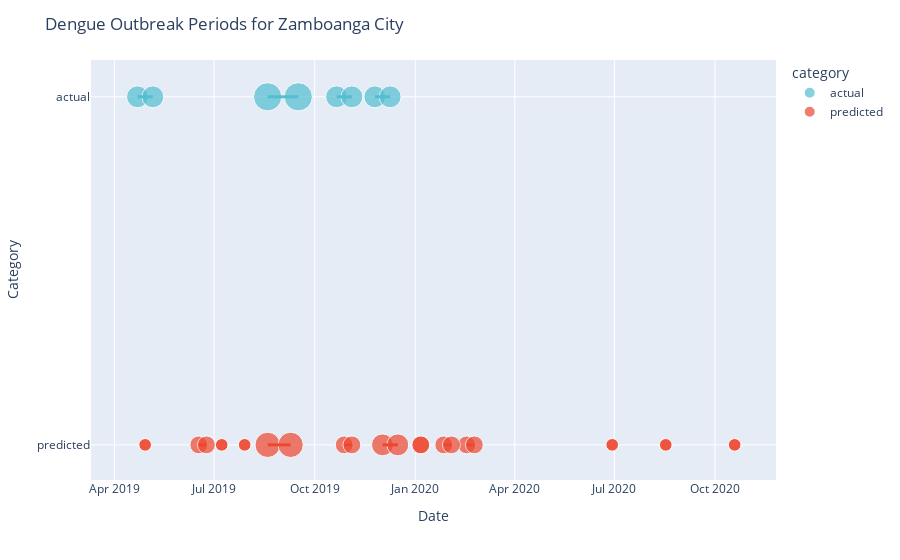

The notebook cell this image was saved under:
### Code cell
# Set custom colors
class_colors = {"predicted": "#ee472f", "actual": "#53bed0"}

# Plot start and end outbreak points
fig = px.scatter(
    outbreak_lengths_results,
    x=["start_date", "end_date"],
    y="category",
    color="category",
    size="actual_length_weeks",
    labels={"x": "Date"},
    category_orders={"category": ["actual", "predicted"]},
    color_discrete_map=class_colors,
)

for i, row in outbreak_lengths_results.iterrows():
    fig.add_trace(
        go.Scatter(
            mode="lines",
            # layer="below",
            line=dict(
                color=class_colors[row["category"]],
                width=3,
                dash="solid",
            ),
            # connect the two markers
            x=[row["start_date"], row["end_date"]],
            y=[row["category"], row["category"]],
            showlegend=False,
        )
    )

# Update layout with title and axis titles
fig.update_layout(
    title="Dengue Outbreak Periods for Zamboanga City",
    xaxis_title="Date",
    yaxis_title="Category",
)
fig.show()

### Figure 1 — Plotly figure (JSON) as saved in the notebook; plotly's stock layout.template omitted (floating-point values rounded to 4 significant figures)
{"data": [{"hovertemplate": "category=%{y}<br>value=%{x}<br>actual_length_weeks=%{marker.size}<extra></extra>", "legendgroup": "actual", "marker": {"color": "#53bed0", "size": [3, 5, 3, 3, 3, 5, 3, 3], "sizemode": "area", "sizeref": 0.0125, "symbol": "circle"}, "mode": "markers", "name": "actual", "orientation": "v", "showlegend": true, "type": "scatter", "x": ["2019-04-22T00:00:00", "2019-08-19T00:00:00", "2019-10-21T00:00:00", "2019-11-25T00:00:00", "2019-05-06T00:00:00", "2019-09-16T00:00:00", "2019-11-04T00:00:00", "2019-12-09T00:00:00"], "xaxis": "x", "y": ["actual", "actual", "actual", "actual", "actual", "actual", "actual", "actual"], "yaxis": "y"}, {"hovertemplate": "category=%{y}<br>value=%{x}<br>actual_length_weeks=%{marker.size}<extra></extra>", "legendgroup": "predicted", "marker": {"color": "#ee472f", "size": [1, 2, 1, 1, 4, 2, 3, 2, 2, 2, 1, 1, 1, 1, 2, 1, 1, 4, 2, 3, 2, 2, 2, 1, 1, 1], "sizemode": "area", "sizeref": 0.0125, "symbol": "circle"}, "mode": "markers", "name": "predicted", "orientation": "v", "showlegend": true, "type": "scatter", "x": ["2019-04-29T00:00:00", "2019-06-17T00:00:00", "2019-07-08T00:00:00", "2019-07-29T00:00:00", "2019-08-19T00:00:00", "2019-10-28T00:00:00", "2019-12-02T00:00:00", "2020-01-06T00:00:00", "2020-01-27T00:00:00", "2020-02-17T00:00:00", "2020-06-29T00:00:00", "2020-08-17T00:00:00", "2020-10-19T00:00:00", "2019-04-29T00:00:00", "2019-06-24T00:00:00", "2019-07-08T00:00:00", "2019-07-29T00:00:00", "2019-09-09T00:00:00", "2019-11-04T00:00:00", "2019-12-16T00:00:00", "2020-01-06T00:00:00", "2020-02-03T00:00:00", "2020-02-24T00:00:00", "2020-06-29T00:00:00", "2020-08-17T00:00:00", "2020-10-19T00:00:00"], "xaxis": "x", "y": ["predicted", "predicted", "predicted", "predicted", "predicted", "predicted", "predicted", "predicted", "predicted", "predicted", "predicted", "predicted", "predicted", "predicted", "predicted", "predicted", "predicted", "predicted", "predicted", "predicted", "predicted", "predicted", "predicted", "predicted", "predicted", "predicted"], "yaxis": "y"}, {"line": {"color": "#53bed0", "dash": "solid", "width": 3}, "mode": "lines", "showlegend": false, "type": "scatter", "x": ["2019-04-22T00:00:00", "2019-05-06T00:00:00"], "y": ["actual", "actual"]}, {"line": {"color": "#53bed0", "dash": "solid", "width": 3}, "mode": "lines", "showlegend": false, "type": "scatter", "x": ["2019-08-19T00:00:00", "2019-09-16T00:00:00"], "y": ["actual", "actual"]}, {"line": {"color": "#53bed0", "dash": "solid", "width": 3}, "mode": "lines", "showlegend": false, "type": "scatter", "x": ["2019-10-21T00:00:00", "2019-11-04T00:00:00"], "y": ["actual", "actual"]}, {"line": {"color": "#53bed0", "dash": "solid", "width": 3}, "mode": "lines", "showlegend": false, "type": "scatter", "x": ["2019-11-25T00:00:00", "2019-12-09T00:00:00"], "y": ["actual", "actual"]}, {"line": {"color": "#ee472f", "dash": "solid", "width": 3}, "mode": "lines", "showlegend": false, "type": "scatter", "x": ["2019-04-29T00:00:00", "2019-04-29T00:00:00"], "y": ["predicted", "predicted"]}, {"line": {"color": "#ee472f", "dash": "solid", "width": 3}, "mode": "lines", "showlegend": false, "type": "scatter", "x": ["2019-06-17T00:00:00", "2019-06-24T00:00:00"], "y": ["predicted", "predicted"]}, {"line": {"color": "#ee472f", "dash": "solid", "width": 3}, "mode": "lines", "showlegend": false, "type": "scatter", "x": ["2019-07-08T00:00:00", "2019-07-08T00:00:00"], "y": ["predicted", "predicted"]}, {"line": {"color": "#ee472f", "dash": "solid", "width": 3}, "mode": "lines", "showlegend": false, "type": "scatter", "x": ["2019-07-29T00:00:00", "2019-07-29T00:00:00"], "y": ["predicted", "predicted"]}, {"line": {"color": "#ee472f", "dash": "solid", "width": 3}, "mode": "lines", "showlegend": false, "type": "scatter", "x": ["2019-08-19T00:00:00", "2019-09-09T00:00:00"], "y": ["predicted", "predicted"]}, {"line": {"color": "#ee472f", "dash": "solid", "width": 3}, "mode": "lines", "showlegend": false, "type": "scatter", "x": ["2019-10-28T00:00:00", "2019-11-04T00:00:00"], "y": ["predicted", "predicted"]}, {"line": {"color": "#ee472f", "dash": "solid", "width": 3}, "mode": "lines", "showlegend": false, "type": "scatter", "x": ["2019-12-02T00:00:00", "2019-12-16T00:00:00"], "y": ["predicted", "predicted"]}, {"line": {"color": "#ee472f", "dash": "solid", "width": 3}, "mode": "lines", "showlegend": false, "type": "scatter", "x": ["2020-01-06T00:00:00", "2020-01-06T00:00:00"], "y": ["predicted", "predicted"]}, {"line": {"color": "#ee472f", "dash": "solid", "width": 3}, "mode": "lines", "showlegend": false, "type": "scatter", "x": ["2020-01-27T00:00:00", "2020-02-03T00:00:00"], "y": ["predicted", "predicted"]}, {"line": {"color": "#ee472f", "dash": "solid", "width": 3}, "mode": "lines", "showlegend": false, "type": "scatter", "x": ["2020-02-17T00:00:00", "2020-02-24T00:00:00"], "y": ["predicted", "predicted"]}, {"line": {"color": "#ee472f", "dash": "solid", "width": 3}, "mode": "lines", "showlegend": false, "type": "scatter", "x": ["2020-06-29T00:00:00", "2020-06-29T00:00:00"], "y": ["predicted", "predicted"]}, {"line": {"color": "#ee472f", "dash": "solid", "width": 3}, "mode": "lines", "showlegend": false, "type": "scatter", "x": ["2020-08-17T00:00:00", "2020-08-17T00:00:00"], "y": ["predicted", "predicted"]}, {"line": {"color": "#ee472f", "dash": "solid", "width": 3}, "mode": "lines", "showlegend": false, "type": "scatter", "x": ["2020-10-19T00:00:00", "2020-10-19T00:00:00"], "y": ["predicted", "predicted"]}], "layout": {"legend": {"itemsizing": "constant", "title": {"text": "category"}, "tracegroupgap": 0}, "margin": {"t": 60}, "title": {"text": "Dengue Outbreak Periods for Zamboanga City"}, "xaxis": {"anchor": "y", "domain": [0, 1], "title": {"text": "Date"}}, "yaxis": {"anchor": "x", "categoryarray": ["predicted", "actual"], "categoryorder": "array", "domain": [0, 1], "title": {"text": "Category"}}}}
